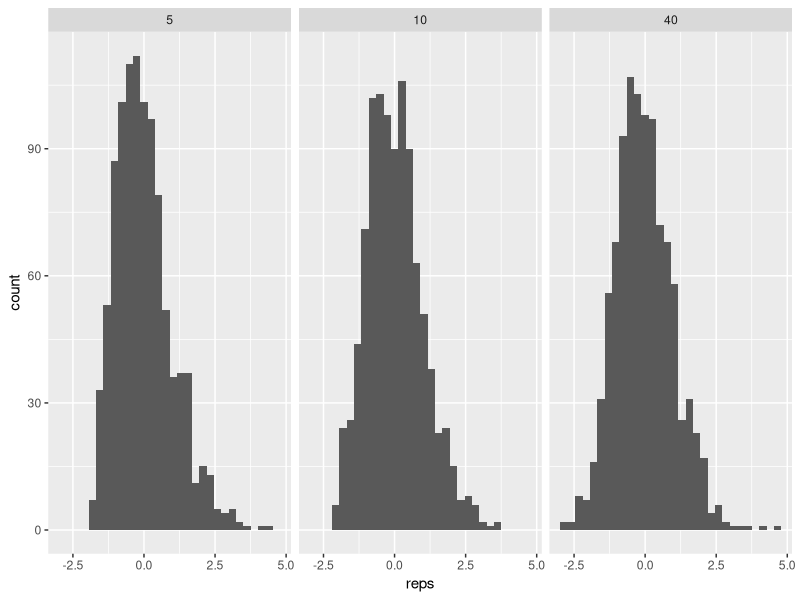

Write R code to recreate this figure.
## ---- chunk 1
knitr::opts_chunk$set(echo = TRUE)
require(ggplot2);
## ---- chunk 2
Nrep <- 1000;
nvals <- c(5,10,40);
lambda <- 1/5; # True rate parameter in the exponential.
truemean <- 1/lambda; # Mean of exp is 1/rate
truevar <- 1/lambda**2; # var of exp is 1/rate^2.
# We will store our results in a data frame with columns
# reps : Each entry is a centered, scaled sample mean.
# n : the sample size (= 20, 50, 100)
nvec <- rep( nvals, each=Nrep );
reps <- rep(NA,Nrep*length(nvals));
results <- data.frame('n'=as.factor(nvec), 'reps'=reps);
# Now let's run our experiment
for (n in nvals) {
  centered_scaled <- rep(NA, Nrep);
  for ( i in 1:Nrep ) { # Repeat expt Nrep times for this n value.
    sample <- rexp(n=n, rate=lambda);
    centered_scaled[i] <- (mean(sample) - truemean)/sqrt(truevar/n);
  }
  results[results$n==n,]$reps <- centered_scaled;
}
# Now let's plot, with one histogram for each of those n values.
pp <- ggplot( results, aes(x=reps) );
pp <- pp + geom_histogram( aes() );
pp <- pp+ facet_wrap(~n);
pp
## ---- chunk 3
ptrue <- 0.8; # 80% of widgets are functional.
n <- 200; # We'll examine 200 widgets.
data <- rbinom(1, size=n, p=ptrue);
## ---- chunk 4
compute_phat <- function( sample ) {
  
  #TODO: code goes here.
  
  # You'll call this like compute_phat( data ), where data is
  # like the variable data in the code block above.
  # Your function should return a single number, ideally between 0 and 1, since it is supposed to be an estimate of probability p.
  
}
## ---- chunk 5
resample_and_estimate <- function( phat, nsamp ) {
  
  #TODO: write code that
  
  # 1) Samples from a Binomial with success probabikity phat and size nsamp (phat will be our estimate based on data, nsamp is the size parameter, which we know)
  
  # 2) Compute an estimate of p from that new sample (i.e, by taking the sample mean.)
  
  # 3) Return that estimate. Something like 'return sample_mean'
}
## ---- chunk 6
Nrep <- 100; # Feel free to increase this once you are confident your code works!
replicates <- rep(NA, Nrep); # Store replicates here.
# Just repeating this code from above to remind us of the true params.
ptrue <- 0.8; # 80% of widgets are functional.
n <- 200; # We'll examine 200 widgets.
data <- rbinom(1, size=n, p=ptrue);
# TODO: add a line of code here to get an estimate for ptrue (e.g, using a function you defined above)
for ( i in 1:Nrep) {
  replicates[i] <- NA # TODO: fix this to store a single replicate!
}
## ---- chunk 7
# TODO: use the quantile() function to get a CI from the variable replicates.
## ---- chunk 8
# Number of experiments, which we call "trials" below and in lecture
Nexpt <- 100; # Increase this once you are sure your code works.
ptrue_in_CI <- rep(NA, Nexpt);
for( i in 1:Nexpt ) {
  # TODO: Call a function here that computes a CI, like run_trial from lecture
  
  ptrue_in_CI[i] <- NA #TODO: update this to be a Boolean that says whether or not ptrue was in the CI on this trial.
}
sum(ptrue_in_CI)/Nexpt; # Compute how many of the trials managed to "catch" ptrue.
